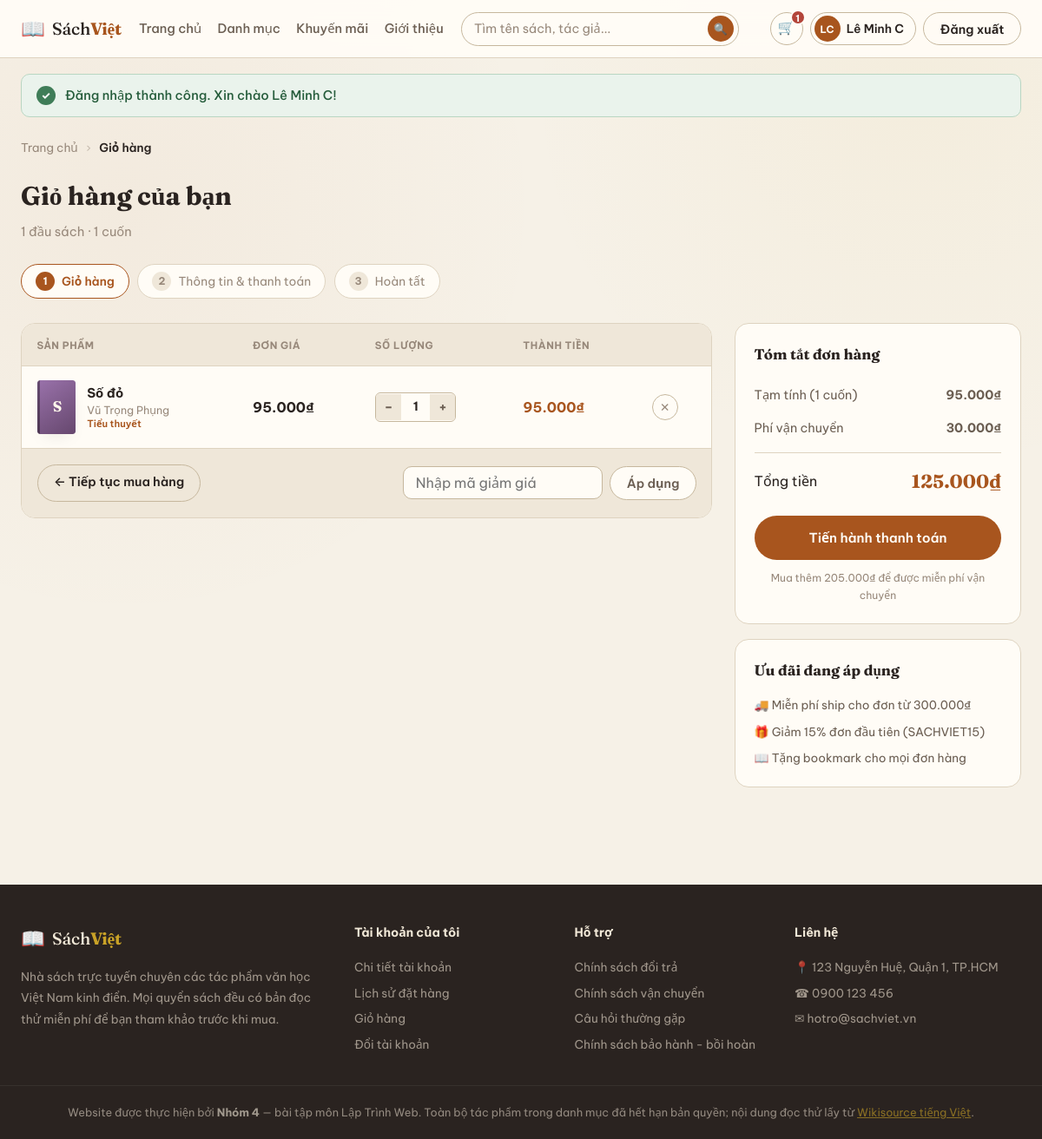
/gio-hang.php (signed in), run on the app's committed database.
### tables this page shows
CREATE TABLE nguoi_dung (
  id             INT          NOT NULL AUTO_INCREMENT COMMENT 'Mã người dùng (tự tăng)',
  ho_ten         VARCHAR(100) NOT NULL                COMMENT 'Họ và tên',
  email          VARCHAR(150) NOT NULL                COMMENT 'Email đăng nhập — không được trùng',
  mat_khau       VARCHAR(255) NOT NULL                COMMENT 'Mật khẩu ĐÃ BĂM bằng password_hash(), không lưu mật khẩu thật',
  so_dien_thoai  VARCHAR(20)  NULL                    COMMENT 'Số điện thoại',
  ngay_sinh      DATE         NULL                    COMMENT 'Ngày sinh (YYYY-MM-DD)',
  dia_chi        VARCHAR(255) NULL                    COMMENT 'Địa chỉ nhận hàng mặc định',
  vai_tro        ENUM('admin','staff','user') NOT NULL DEFAULT 'user' COMMENT 'Quyền: admin / staff / user',
  trang_thai     ENUM('hoat_dong','tam_khoa','cho_duyet') NOT NULL DEFAULT 'hoat_dong' COMMENT 'Trạng thái tài khoản',
  ngay_tao       DATETIME     NOT NULL DEFAULT CURRENT_TIMESTAMP COMMENT 'Ngày đăng ký',
  PRIMARY KEY (id),
  UNIQUE KEY uq_nguoi_dung_email (email)
);

CREATE TABLE gio_hang (
  nguoi_dung_id  INT      NOT NULL           COMMENT 'Giỏ của ai → nguoi_dung.id',
  sach_id        INT      NOT NULL           COMMENT 'Sách nào → sach.id',
  so_luong       INT      NOT NULL DEFAULT 1 COMMENT 'Số cuốn',
  ngay_them      DATETIME NOT NULL DEFAULT CURRENT_TIMESTAMP COMMENT 'Lúc thêm vào giỏ',
  PRIMARY KEY (nguoi_dung_id, sach_id),
  KEY idx_gio_hang_sach (sach_id),
  CONSTRAINT fk_gio_hang_nguoi_dung FOREIGN KEY (nguoi_dung_id) REFERENCES nguoi_dung (id)
    ON UPDATE CASCADE ON DELETE CASCADE,
  CONSTRAINT fk_gio_hang_sach FOREIGN KEY (sach_id) REFERENCES sach (id)
    ON UPDATE CASCADE ON DELETE CASCADE,
  CONSTRAINT chk_gio_hang_so_luong CHECK (so_luong > 0)
);

CREATE TABLE sach (
  id               INT          NOT NULL AUTO_INCREMENT COMMENT 'Mã sách — dùng trong link sach.php?id=...',
  ten              VARCHAR(200) NOT NULL                COMMENT 'Tên sách',
  tac_gia          VARCHAR(150) NOT NULL DEFAULT 'Khuyết danh' COMMENT 'Tác giả',
  nam_sang_tac     VARCHAR(50)  NULL                    COMMENT 'Năm/thế kỷ sáng tác, VD: 1820 hoặc Thế kỷ XVIII',
  the_loai_id      INT          NOT NULL                COMMENT 'Thể loại → the_loai.id',
  kho_id           INT          NOT NULL                COMMENT 'Kho chứa sách → kho.id',
  gia              INT          NOT NULL                COMMENT 'Giá bán hiện tại (đồng)',
  gia_cu           INT          NULL                    COMMENT 'Giá bìa gốc (đồng); NULL = không giảm giá',
  so_luong         INT          NOT NULL DEFAULT 0      COMMENT 'Số cuốn còn trong kho (0 = hết hàng)',
  mo_ta            TEXT         NULL                    COMMENT 'Mô tả ngắn ở trang chi tiết',
  trich_doan       TEXT         NULL                    COMMENT 'Đoạn đọc thử; các đoạn cách nhau 1 dòng trống',
  link_wikisource  VARCHAR(255) NULL                    COMMENT 'Link đọc toàn văn trên Wikisource',
  hien_thi         TINYINT(1)   NOT NULL DEFAULT 1      COMMENT '1 = đang bán, 0 = ẩn khỏi cửa hàng',
  ngay_them        DATETIME     NOT NULL DEFAULT CURRENT_TIMESTAMP COMMENT 'Ngày đưa lên cửa hàng',
  PRIMARY KEY (id),
  KEY idx_sach_the_loai (the_loai_id),
  KEY idx_sach_kho (kho_id),
  CONSTRAINT fk_sach_the_loai FOREIGN KEY (the_loai_id) REFERENCES the_loai (id)
    ON UPDATE CASCADE ON DELETE RESTRICT,
  CONSTRAINT fk_sach_kho FOREIGN KEY (kho_id) REFERENCES kho (id)
    ON UPDATE CASCADE ON DELETE RESTRICT,
  CONSTRAINT chk_sach_gia      CHECK (gia >= 0),
  CONSTRAINT chk_sach_gia_cu   CHECK (gia_cu IS NULL OR gia_cu >= gia),
  CONSTRAINT chk_sach_so_luong CHECK (so_luong >= 0),
  CONSTRAINT chk_sach_hien_thi CHECK (hien_thi IN (0, 1))
);

CREATE TABLE the_loai (
  id          INT          NOT NULL AUTO_INCREMENT COMMENT 'Mã thể loại (tự tăng)',
  ten         VARCHAR(100) NOT NULL                COMMENT 'Tên thể loại, VD: Thơ Nôm',
  mau         CHAR(7)      NOT NULL DEFAULT '#7A6A4F' COMMENT 'Màu bìa sách, dạng #RRGGBB',
  bieu_tuong  VARCHAR(16)  NOT NULL DEFAULT '📚'    COMMENT 'Emoji ở mục Danh mục nổi bật',
  PRIMARY KEY (id),
  UNIQUE KEY uq_the_loai_ten (ten),
  CONSTRAINT chk_the_loai_mau CHECK (mau REGEXP '^#[0-9A-Fa-f]{6}$')
);

### ham-tai-khoan.php (called while the page is built, shortened)
<?php
function nguoi_dung_hien_tai(): ?array
{
    return $_SESSION['nguoi_dung'] ?? null;
}
function bat_buoc_dang_nhap(string $thong_bao, ?string $quay_lai = null): array
{
    $nd = nguoi_dung_hien_tai();
    return $nd;
}
function lam_moi_phien(PDO $db): void
{
    $nd = nguoi_dung_hien_tai();
    $cau_lenh = $db->prepare('SELECT ho_ten, email, vai_tro, trang_thai FROM nguoi_dung WHERE id = ?');
    $cau_lenh->execute([$nd['id']]);
}

### ham-gio-hang.php (called while the page is built, shortened)
<?php
function dem_sach_trong_gio(PDO $db, int $nguoi_dung_id): int
{
    $cau_lenh = $db->prepare('SELECT COUNT(*) FROM gio_hang WHERE nguoi_dung_id = ?');
    $cau_lenh->execute([$nguoi_dung_id]);
    return (int) $cau_lenh->fetchColumn();
}
function lay_gio_hang(PDO $db, int $nguoi_dung_id): array
{
    $cau_lenh = $db->prepare('
        SELECT gh.sach_id, gh.so_luong,
               s.ten, s.tac_gia, s.gia, s.so_luong AS ton_kho,
               tl.ten AS ten_the_loai, tl.mau
        FROM gio_hang gh
        JOIN sach s      ON s.id  = gh.sach_id
        JOIN the_loai tl ON tl.id = s.the_loai_id
        WHERE gh.nguoi_dung_id = ?
        ORDER BY gh.ngay_them, gh.sach_id
    ');
    $cau_lenh->execute([$nguoi_dung_id]);
    return $cau_lenh->fetchAll();
}
function phan_tram_giam(): int
{
    return MA_GIAM_GIA[$_SESSION['ma_giam'] ?? ''] ?? 0;
}
function tinh_tien_gio(array $ds_trong_gio, int $phan_tram_giam = 0): array
{
    $tam_tinh = 0;
    $so_cuon = 0;
    foreach ($ds_trong_gio as $sp) {
        $tam_tinh += $sp['so_luong'] * $sp['gia'];
        $so_cuon  += $sp['so_luong'];
    }
    $giam_gia = (int) round($tam_tinh * $phan_tram_giam / 100);
    $phi_ship = phi_ship($tam_tinh - $giam_gia);
    return [
        'so_cuon'   => $so_cuon,
        'tam_tinh'  => $tam_tinh,
        'giam_gia'  => $giam_gia,
        'phi_ship'  => $phi_ship,
        'tong_tien' => $tam_tinh - $giam_gia + $phi_ship,
    ];
}

### khoi-tao.php (called while the page is built, shortened)
<?php
require_once __DIR__ . '/ket-noi.php';
require_once __DIR__ . '/ham.php';
require_once __DIR__ . '/ham-tai-khoan.php';
require_once __DIR__ . '/ham-gio-hang.php';
lam_moi_phien($db);

### gio-hang.php (the view, shortened to what this page needs)
<?php
require_once __DIR__ . '/inc/khoi-tao.php';
$nd = bat_buoc_dang_nhap('Vui lòng đăng nhập để xem giỏ hàng của bạn.');
$ds_trong_gio = lay_gio_hang($db, $nd['id']);
$ma_giam      = $_SESSION['ma_giam'] ?? '';
$tien         = tinh_tien_gio($ds_trong_gio, phan_tram_giam());
$con_thieu    = MIEN_PHI_TU - ($tien['tam_tinh'] - $tien['giam_gia']);
?>
<!DOCTYPE html>
<html lang="vi">
<head>
<link rel="stylesheet" href="style.css">
</head>
<body>
<?php include __DIR__ . '/inc/dau-trang.php'; ?>
<main class="page">
  <nav class="breadcrumb" aria-label="Đường dẫn">
    <a href="index.php">Trang chủ</a> <span>›</span> <strong>Giỏ hàng</strong>
  </nav>
  <h1 class="page-title">Giỏ hàng của bạn</h1>
  <p class="page-sub"><?= count($ds_trong_gio) ?> đầu sách · <?= $tien['so_cuon'] ?> cuốn</p>
  <ol class="steps">
    <li class="done"><span>1</span> Giỏ hàng</li>
    <li><span>2</span> Thông tin &amp; thanh toán</li>
    <li><span>3</span> Hoàn tất</li>
  </ol>
  <div class="cart-layout">
    <div class="cart-main">
      <table class="cart-table">
        <thead>
          <tr>
            <th>Sản phẩm</th><th>Đơn giá</th><th>Số lượng</th><th>Thành tiền</th><th></th>
          </tr>
        </thead>
        <tbody>
<?php foreach ($ds_trong_gio as $sp): ?>
        <tr>
          <td class="c-sp">
            <span class="c-bia"><?= bia_nho($sp['ten'], $sp['mau']) ?></span>
            <span class="c-info">
              <a href="sach.php?id=<?= $sp['sach_id'] ?>"><strong><?= e($sp['ten']) ?></strong></a>
              <em><?= e($sp['tac_gia']) ?></em>
              <span class="c-tl"><?= e($sp['ten_the_loai']) ?></span>
            </span>
          </td>
          <td class="c-gia"><?= tien($sp['gia']) ?></td>
          <td class="c-sl">
            <form class="qty" action="gio-hang.php" method="post">
              <button type="submit" class="qty-btn" name="so_luong" value="<?= $sp['so_luong'] - 1 ?>" aria-label="Bớt 1 cuốn">−</button>
              <span class="qty-num"><?= $sp['so_luong'] ?></span>
              <button type="submit" class="qty-btn" name="so_luong" value="<?= $sp['so_luong'] + 1 ?>" aria-label="Thêm 1 cuốn"<?= $sp['so_luong'] >= $sp['ton_kho'] ? ' disabled' : '' ?>>+</button>
            </form>
          </td>
          <td class="c-tt"><?= tien($sp['so_luong'] * $sp['gia']) ?></td>
          <td class="c-xoa">
            <form action="gio-hang.php" method="post">
              <button type="submit" class="nut-xoa" aria-label="Xoá <?= e($sp['ten']) ?> khỏi giỏ">✕</button>
            </form>
          </td>
        </tr>
<?php endforeach; ?>
        </tbody>
      </table>
      <div class="cart-actions">
        <a href="index.php#danh-sach" class="btn btn-ghost">← Tiếp tục mua hàng</a>
<?php if ($ma_giam !== ''): ?>
        <form class="coupon" action="gio-hang.php" method="post">
          <input type="hidden" name="hanh_dong" value="bo_ma">
          <span class="coupon-on">🎟️ <?= e($ma_giam) ?> · giảm <?= phan_tram_giam() ?>%</span>
          <button type="submit" class="btn btn-outline">Bỏ mã</button>
        </form>
<?php else: ?>
        <form class="coupon" action="gio-hang.php" method="post">
          <input type="text" id="ma" name="ma" placeholder="Nhập mã giảm giá" maxlength="20" required>
          <button type="submit" class="btn btn-outline">Áp dụng</button>
        </form>
<?php endif; ?>
      </div>
    </div>
    <aside class="cart-side">
      <div class="sum-box">
        <h3>Tóm tắt đơn hàng</h3>
        <div class="sum-row"><span>Tạm tính (<?= $tien['so_cuon'] ?> cuốn)</span><strong><?= tien($tien['tam_tinh']) ?></strong></div>
        <div class="sum-row"><span>Phí vận chuyển</span><strong><?= $ds_trong_gio && $tien['phi_ship'] == 0 ? 'Miễn phí' : tien($tien['phi_ship']) ?></strong></div>
        <div class="sum-row sum-total"><span>Tổng tiền</span><strong><?= tien($tien['tong_tien']) ?></strong></div>
<?php if ($ds_trong_gio): ?>
        <a href="thanh-toan.php" class="btn btn-solid btn-block btn-lg">Tiến hành thanh toán</a>
<?php if ($tien['phi_ship'] > 0 && $con_thieu > 0): ?>
        <p class="sum-note">Mua thêm <?= tien($con_thieu) ?> để được miễn phí vận chuyển</p>
<?php endif; ?>
<?php else: ?>
        <span class="btn btn-solid btn-block btn-lg is-disabled">Tiến hành thanh toán</span>
<?php endif; ?>
      </div>
      <div class="sum-box">
        <h3>Ưu đãi đang áp dụng</h3>
        <ul class="uu-dai">
          <li>🚚 Miễn phí ship cho đơn từ <?= tien(MIEN_PHI_TU) ?></li>
          <li>🎁 Giảm 15% đơn đầu tiên (SACHVIET15)</li>
          <li>📖 Tặng bookmark cho mọi đơn hàng</li>
        </ul>
      </div>
    </aside>
  </div>
</main>
<?php include __DIR__ . '/inc/chan-trang.php'; ?>
</body>
</html>

### dau-trang.php (shortened to what this page needs)
<?php
$nd_header = nguoi_dung_hien_tai();
$so_dau_sach_trong_gio = $nd_header ? dem_sach_trong_gio($db, $nd_header['id']) : 0;
$tu_khoa_header = get_chuoi('q');
$menu = $menu ?? '';
?>
<header class="site-header">
  <div class="header-inner">
    <a href="index.php" class="logo">
      <span class="logo-icon">📖</span>
      <span class="logo-text">Sách<strong>Việt</strong></span>
    </a>
    <nav class="main-nav" aria-label="Menu Chính">
      <a href="index.php"<?= $menu === 'trang-chu' ? ' class="active"' : '' ?>>Trang chủ</a>
      <a href="danh-muc.php"<?= $menu === 'danh-muc' ? ' class="active"' : '' ?>>Danh mục</a>
      <a href="index.php#khuyen-mai">Khuyến mãi</a>
      <a href="index.php#gioi-thieu">Giới thiệu</a>
    </nav>
    <form class="search-box" action="index.php#danh-sach" method="get" role="search">
      <input type="search" id="q" name="q" value="<?= e($tu_khoa_header) ?>" placeholder="Tìm tên sách, tác giả...">
      <button type="submit" aria-label="Tìm">🔍</button>
    </form>
    <div class="header-actions">
      <a href="gio-hang.php" class="icon-btn" aria-label="Giỏ hàng">
        🛒<?php if ($so_dau_sach_trong_gio > 0): ?><span class="badge"><?= $so_dau_sach_trong_gio ?></span><?php endif; ?>
      </a>
<?php if ($nd_header): ?>
      <a href="tai-khoan.php" class="user-chip" title="Tài khoản của tôi">
        <span class="user-ava"><?= e(viet_tat($nd_header['ho_ten'])) ?></span>
        <span class="user-ten"><?= e($nd_header['ho_ten']) ?></span>
      </a>
      <form class="form-dang-xuat" action="dang-xuat.php" method="post">
        <button type="submit" class="btn btn-ghost">Đăng xuất</button>
      </form>
<?php else: ?>
      <a href="login.php" class="icon-btn" aria-label="Tài khoản">👤</a>
      <a href="login.php" class="btn btn-ghost">Đăng nhập</a>
      <a href="register.php" class="btn btn-solid">Đăng ký</a>
<?php endif; ?>
    </div>
  </div>
</header>
<?= hien_thong_bao() ?>

### ham.php (shortened to what this page needs)
<?php
function e($chuoi): string
{
    return htmlspecialchars((string) $chuoi, ENT_QUOTES, 'UTF-8');
}
function tien($so): string
{
    return number_format((int) $so, 0, ',', '.') . '₫';
}
function mau($ma_mau): string
{
    return preg_match('/^#[0-9a-fA-F]{6}$/', (string) $ma_mau) ? $ma_mau : '#7A6A4F';
}
function viet_tat($ho_ten): string
{
    $tu = preg_split('/\s+/u', trim((string) $ho_ten));
    $dau = mb_substr($tu[0], 0, 1);
    $cuoi = count($tu) > 1 ? mb_substr(end($tu), 0, 1) : '';
    return mb_strtoupper($dau . $cuoi);
}
function bia_nho($ten, $mau): string
{
    return '<span class="bia bia--tiny" style="--mau:' . mau($mau) . '">' . e(mb_substr((string) $ten, 0, 1)) . '</span>';
}
function phi_ship(int $tam_tinh): int
{
    return ($tam_tinh == 0 || $tam_tinh >= MIEN_PHI_TU) ? 0 : PHI_VAN_CHUYEN;
}
function get_chuoi(string $ten): string
{
    $gia_tri = $_GET[$ten] ?? '';
    return is_string($gia_tri) ? trim(mb_scrub($gia_tri, 'UTF-8')) : '';
}
function hien_thong_bao(): string
{
    $tb = $_SESSION['thong_bao'];
    $loai = $tb['loai'] === 'ok' ? 'ok' : 'loi';
    return '<div class="thong-bao thong-bao-' . $loai . '" role="status">'
         . '<span class="tb-icon">' . ($loai === 'ok' ? '✓' : '!') . '</span>'
         . '<span>' . e($tb['noi_dung']) . '</span></div>';
}

### data on the page
nguoi_dung: ho_ten "LC", ho_ten "Lê Minh C"
gio_hang: sach.ten "S", sach.ten "Số đỏ", sach.tac_gia "Vũ Trọng Phụng", the_loai.ten "Tiểu thuyết", sach.gia "95.000₫", so_luong "1", tien($sp['so_luong']*$sp['gia']) "95.000₫"

### other printed values
$so_dau_sach_trong_gio "1"
$tb['noi_dung'] "Đăng nhập thành công. Xin chào Lê Minh C!"
count($ds_trong_gio) "1"
$tien['so_cuon'] "1"
tien($tien['tam_tinh']) "95.000₫"
tien($tien['phi_ship']) "30.000₫"
tien($tien['tong_tien']) "125.000₫"
tien($con_thieu) "205.000₫"
tien(MIEN_PHI_TU) "300.000₫"
